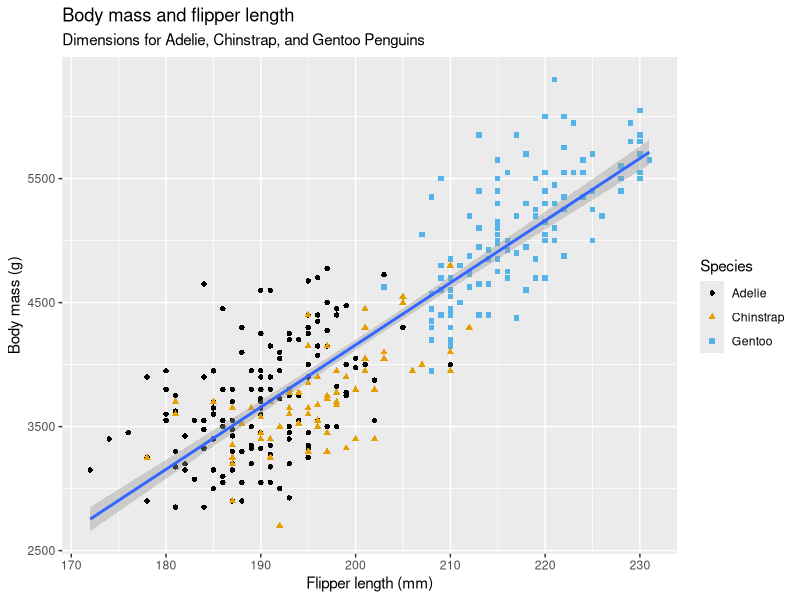

Reproduce this figure in R.
## ---- chunk 1
x <- (3*(4+2))
## ---- chunk 2
x*pi
## ---- chunk 3
getwd()

#This working directory seems appropriate; I reckon it was set by RStudio.
## ---- chunk 4
vek_nums <- c(2,4,6,8)
## ---- chunk 5
vek_chars <- c("two", "four", "six", "ate")
## ---- chunk 6
vek_ints <- c(1:10)
## ---- chunk 7
v1 <- 1:3
v2 <- c(1:4)
v1 + v2

#R is adding the equally indexed values of v1 and v2 together, but it's not clear to me why the 4th output value is 5; I expected 4 or NA
## ---- chunk 8
# adding the constant 3 to each value in the vector.
c(1, 5, 9) + 3
## ---- chunk 9
rm(list=ls())
## ---- chunk 10
library(tidyverse)
library(palmerpenguins)
library(ggthemes)
## ---- chunk 11

na.omit(penguins) |>
ggplot(aes(x=flipper_length_mm, y=body_mass_g)
  ) +
  geom_point(mapping = aes(color = species, shape = species)) +
  geom_smooth(method = "lm") +
  labs(
    title = "Body mass and flipper length",
    subtitle = "Dimensions for Adelie, Chinstrap, and Gentoo Penguins",
    x = "Flipper length (mm)", y = "Body mass (g)",
    color = "Species", shape = "Species"
  ) +
  scale_color_colorblind()
